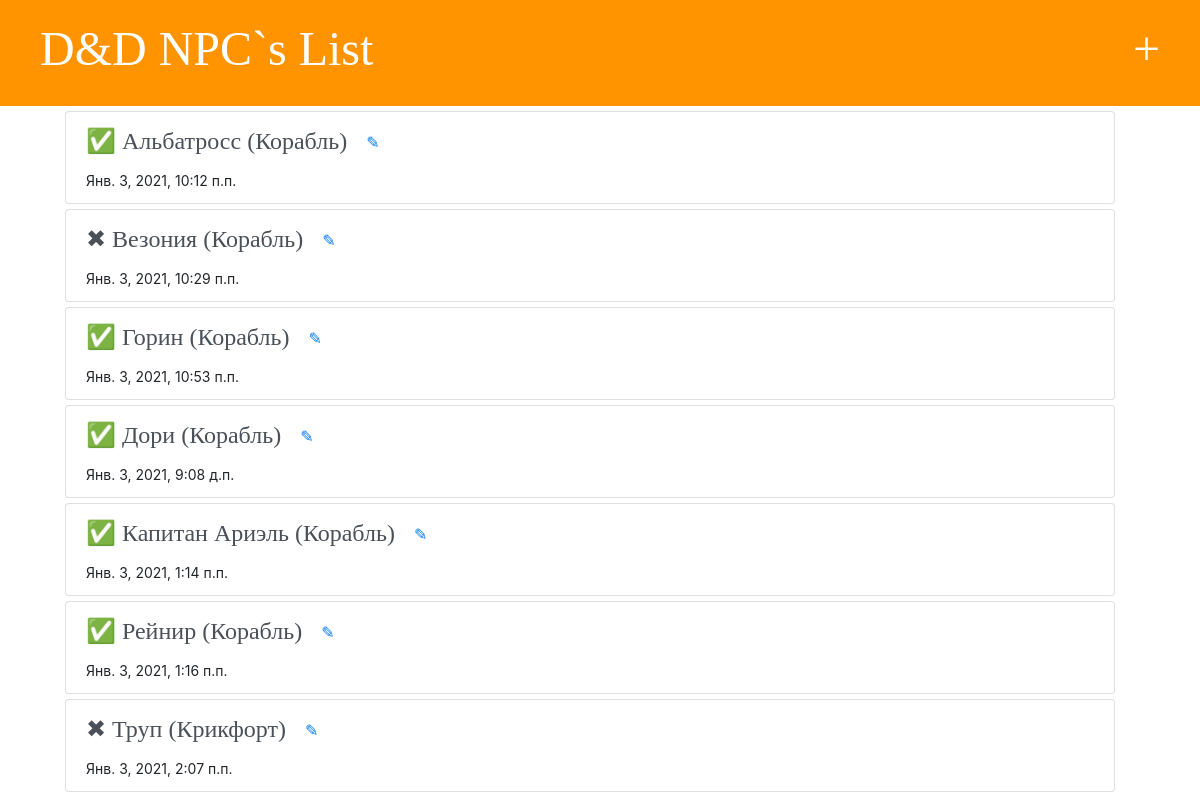
The page / on the database its author committed.
### NPC/models.py (models this page shows, shortened)
class Person(models.Model):
    name = models.CharField(max_length=50)
    text = models.TextField()
    icon = models.ImageField(null=False, default="images/placeholder.png", blank=True, upload_to="images", verbose_name='Изображение')
    role = models.CharField(max_length=50, default="")
    map = models.CharField(max_length=50, default="")
    created_date = models.DateTimeField(default=timezone.now)
    alive = models.BooleanField(default="True")

### NPC/views.py (the view)
# urls.py: path('', views.post_list, name='post_list'),
def post_list(request):
    posts = Person.objects.all().order_by("name")
    return render(request, 'npc/post_list.html', {'posts': posts})

### templates/npc/post_list.html
{% extends "base.html" %}
{% block content %}
    <div class="content container">
            <div class="col-lg-12">
                {% for post in posts %}
                    <div class="container">
                        <div class="list-group list-group-item" style="margin-top: 5px">
                            <a href="/details/{{ post.id }}/" class="list-group-item-action">
                                <div>
                                    <h1>{% if post.alive  %}
                                        ✅
                                        {% else %}
                                        ✖
                                        {% endif %}
                                        {{ post.name }}  ({{ post.map }})
                                        <a class="btn btn-default post" href="{% url 'post_edit' pk=post.id %}">✎</a>
                                    </h1>
                                </div>
                                <div>
                                    {{ post.created_date }}
                                </div>
                            </a>
                        </div>
                    </div>
                {% endfor %}
        </div>
    </div>
{% endblock %}

### NPC/static/css/npc.css (style rules this page uses)
.content { margin-left: 20px; font-size: 14px; }
h1, h2, h3, h4 { font-family: 'Lobster', cursive; font-size: 18pt; }

### rows shown on the page
Person: name "Альбатросс", map "Корабль", created_date "Янв. 3, 2021, 10:12 п.п."
Person: name "Везония", map "Корабль", created_date "Янв. 3, 2021, 10:29 п.п."
Person: name "Горин", map "Корабль", created_date "Янв. 3, 2021, 10:53 п.п."
Person: name "Дори", map "Корабль", created_date "Янв. 3, 2021, 9:08 д.п."
Person: name "Капитан Ариэль", map "Корабль", created_date "Янв. 3, 2021, 1:14 п.п."
Person: name "Рейнир", map "Корабль", created_date "Янв. 3, 2021, 1:16 п.п."
Person: name "Труп", map "Крикфорт", created_date "Янв. 3, 2021, 2:07 п.п."
